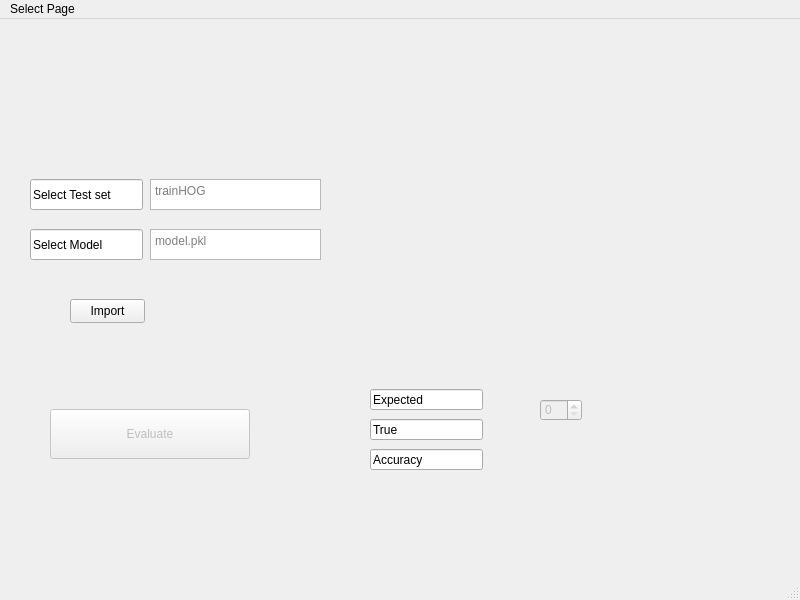
<?xml version="1.0" encoding="UTF-8"?>
<ui version="4.0">
 <class>Model_Evaluate_2</class>
 <widget class="QMainWindow" name="Model_Evaluate_2">
  <property name="geometry">
   <rect>
    <x>0</x>
    <y>0</y>
    <width>800</width>
    <height>600</height>
   </rect>
  </property>
  <property name="windowTitle">
   <string>Evaluate Window</string>
  </property>
  <property name="iconSize">
   <size>
    <width>16</width>
    <height>16</height>
   </size>
  </property>
  <widget class="QWidget" name="centralwidget">
   <widget class="QLabel" name="Image">
    <property name="geometry">
     <rect>
      <x>330</x>
      <y>60</y>
      <width>371</width>
      <height>301</height>
     </rect>
    </property>
    <property name="text">
     <string/>
    </property>
    <property name="pixmap">
     <pixmap>../../../Pictures/c2p conversion/patrick.jpg</pixmap>
    </property>
   </widget>
   <widget class="QTextEdit" name="Select_Test_Set">
    <property name="geometry">
     <rect>
      <x>150</x>
      <y>160</y>
      <width>171</width>
      <height>31</height>
     </rect>
    </property>
    <property name="placeholderText">
     <string>trainHOG</string>
    </property>
   </widget>
   <widget class="QLineEdit" name="Select_Test_set_sign">
    <property name="geometry">
     <rect>
      <x>30</x>
      <y>160</y>
      <width>113</width>
      <height>31</height>
     </rect>
    </property>
    <property name="text">
     <string>Select Test set</string>
    </property>
    <property name="readOnly">
     <bool>true</bool>
    </property>
   </widget>
   <widget class="QTextEdit" name="Select_Model">
    <property name="geometry">
     <rect>
      <x>150</x>
      <y>210</y>
      <width>171</width>
      <height>31</height>
     </rect>
    </property>
    <property name="placeholderText">
     <string>model.pkl</string>
    </property>
   </widget>
   <widget class="QLineEdit" name="Select_Model_sign">
    <property name="geometry">
     <rect>
      <x>30</x>
      <y>210</y>
      <width>113</width>
      <height>31</height>
     </rect>
    </property>
    <property name="text">
     <string>Select Model</string>
    </property>
    <property name="readOnly">
     <bool>true</bool>
    </property>
   </widget>
   <widget class="QPushButton" name="Model_Import">
    <property name="geometry">
     <rect>
      <x>70</x>
      <y>280</y>
      <width>75</width>
      <height>24</height>
     </rect>
    </property>
    <property name="text">
     <string>Import</string>
    </property>
   </widget>
   <widget class="QPushButton" name="Model_Evaluate">
    <property name="enabled">
     <bool>false</bool>
    </property>
    <property name="geometry">
     <rect>
      <x>50</x>
      <y>390</y>
      <width>200</width>
      <height>50</height>
     </rect>
    </property>
    <property name="text">
     <string>Evaluate</string>
    </property>
    <property name="iconSize">
     <size>
      <width>32</width>
      <height>32</height>
     </size>
    </property>
    <property name="flat">
     <bool>false</bool>
    </property>
   </widget>
   <widget class="QLineEdit" name="PRE_E">
    <property name="geometry">
     <rect>
      <x>370</x>
      <y>370</y>
      <width>113</width>
      <height>21</height>
     </rect>
    </property>
    <property name="text">
     <string>Expected</string>
    </property>
   </widget>
   <widget class="QLineEdit" name="PRE_T">
    <property name="geometry">
     <rect>
      <x>370</x>
      <y>400</y>
      <width>113</width>
      <height>21</height>
     </rect>
    </property>
    <property name="text">
     <string>True</string>
    </property>
   </widget>
   <widget class="QLineEdit" name="Acc">
    <property name="geometry">
     <rect>
      <x>370</x>
      <y>430</y>
      <width>113</width>
      <height>21</height>
     </rect>
    </property>
    <property name="text">
     <string>Accuracy</string>
    </property>
   </widget>
   <widget class="QSpinBox" name="Image_select">
    <property name="enabled">
     <bool>false</bool>
    </property>
    <property name="geometry">
     <rect>
      <x>540</x>
      <y>380</y>
      <width>42</width>
      <height>22</height>
     </rect>
    </property>
    <property name="maximum">
     <number>199</number>
    </property>
   </widget>
  </widget>
  <widget class="QMenuBar" name="menubar">
   <property name="geometry">
    <rect>
     <x>0</x>
     <y>0</y>
     <width>800</width>
     <height>22</height>
    </rect>
   </property>
   <widget class="QMenu" name="Select">
    <property name="title">
     <string>Select Page</string>
    </property>
   </widget>
   <addaction name="Select"/>
  </widget>
  <widget class="QStatusBar" name="statusbar"/>
 </widget>
 <resources/>
 <connections/>
</ui>
